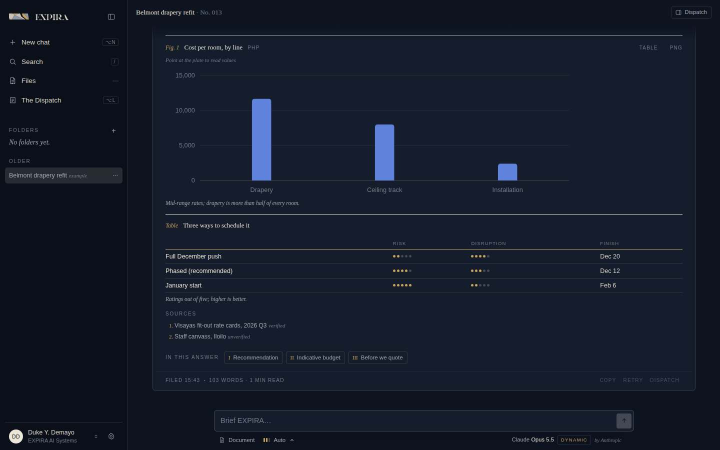
#> input picture expira-system/console/qa/audit/01_onload_dark.jpg, 1440 x 900 px, given in place of droplet_light_open_000.png, which was not available (shown at 1/2 size)
$ python strips.py
#> lines starting #> are read from the running program, lines starting #| are printed output that depends on the picture; pictures that were not available may be replaced by others from this repository, and a replacement may not be noted
# Assemble the exact pour frames from cast.js into filmstrips and slowed GIFs (Gate A).
# python3 expira-system/console/qa/lab/strips.py   (needs Pillow; reads and writes qa/out/lab/)
import os, glob
from PIL import Image, ImageDraw, ImageFont
D = os.path.join(os.path.dirname(__file__), '..', 'out', 'lab'); F = os.path.join(D, 'frames')
NAMES = {'droplet': 'A · Surface-tension droplet', 'inset': 'B · Inset bloom', 'slices': 'C · Seven-slice shell'}
def crop(k, th, ph, t):
#> called with k = 'droplet', th = 'light', ph = 'open', t = 0
    im = Image.open(os.path.join(F, f'{k}_{th}_{ph}_{t:03d}.png')).convert('RGB')
#> im is the input picture: PIL image 1440x900 RGB; mean R, G, B 21.1, 27.4, 42.8
    w, h = im.size; return im.crop((0, 40, min(w, 300), h))   # the menu sits bottom-left of each stage
#> after `w, h = im.size`: w = 1440; h = 900
#> after `return im.crop((0, 40, min(w, 300), h))`:
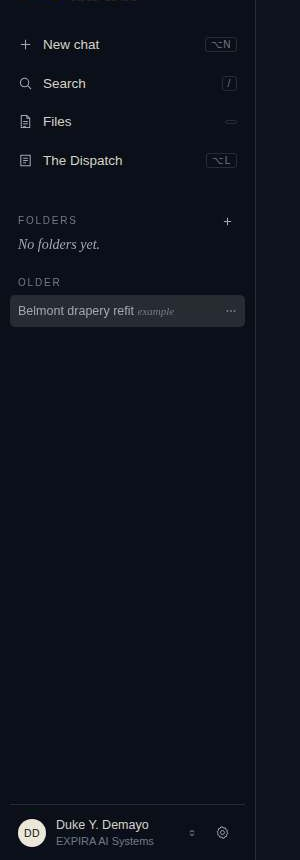
#> returned value: PIL image 300x860 RGB; mean R, G, B 15.1, 19.1, 30.7
try: FONT = ImageFont.truetype('/usr/share/fonts/truetype/dejavu/DejaVuSans.ttf', 13)
except Exception: FONT = ImageFont.load_default()
for k in NAMES:
    # filmstrip: light row and dark row; open frames then close frames
    OT, CT = [0, 20, 40, 60, 90, 120, 160, 220], [0, 40, 80, 140, 200, 280, 360]
    cols = [('open', t) for t in OT] + [('close', t) for t in CT]
    c0 = crop(k, 'light', 'open', 0); cw, ch = c0.size; s = .6; cw2, ch2 = int(cw * s), int(ch * s)
#> after `cw, ch = c0.size`: cw = 300; ch = 860
#> after `cw2, ch2 = (int(cw * s), int(ch * s))`: cw2 = 180; ch2 = 516
    strip = Image.new('RGB', (cw2 * len(cols) + 8 * len(cols), 2 * ch2 + 70), (250, 248, 243)); dr = ImageDraw.Draw(strip)
#> after `strip = Image.new('RGB', (cw2 * len(cols) + 8 * len(cols), 2 * ch2 + 7`:
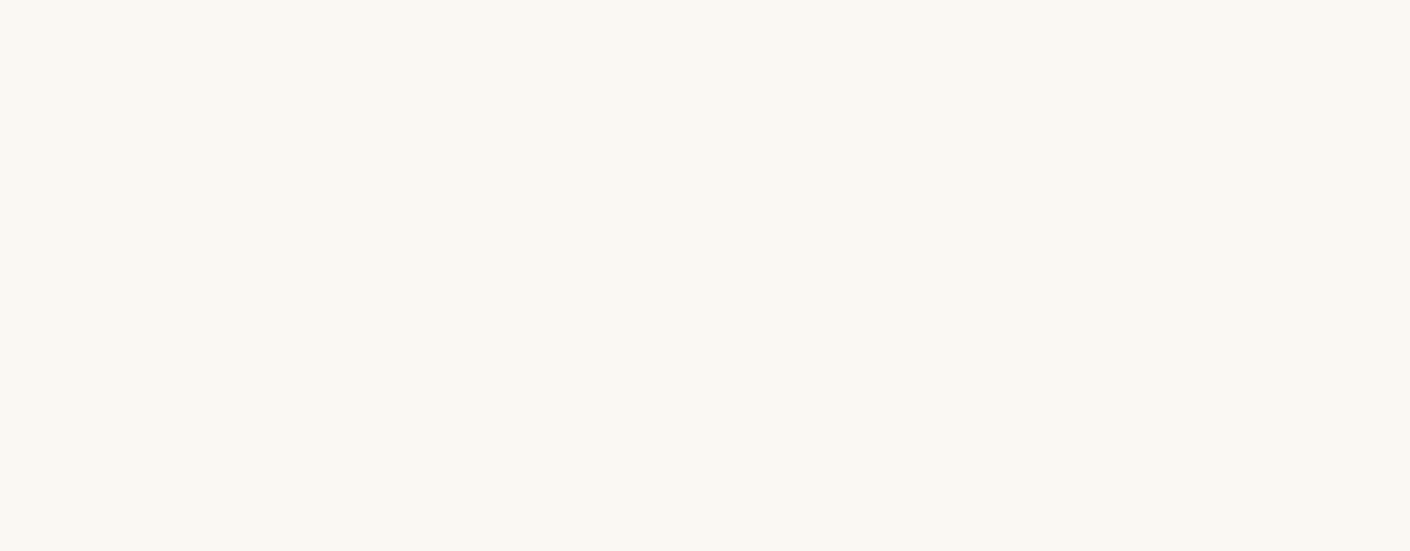
#> strip: PIL image 2820x1102 RGB (shown at 1/2 size); mean R, G, B 250, 248, 243
    dr.text((8, 6), NAMES[k] + '  ·  open (ms) → | close (ms) →  ·  top light, bottom dark', fill=(11, 26, 63), font=FONT)
    for i, (ph, t) in enumerate(cols):
        x = i * (cw2 + 8)
#> x = 0
        dr.text((x + 4, 28), f'{"open" if ph == "open" else "close"} {t}', fill=(101, 107, 120), font=FONT)
        for r, th in enumerate(['light', 'dark']):
            strip.paste(crop(k, th, ph, t).resize((cw2, ch2), Image.LANCZOS), (x, 48 + r * (ch2 + 10)))
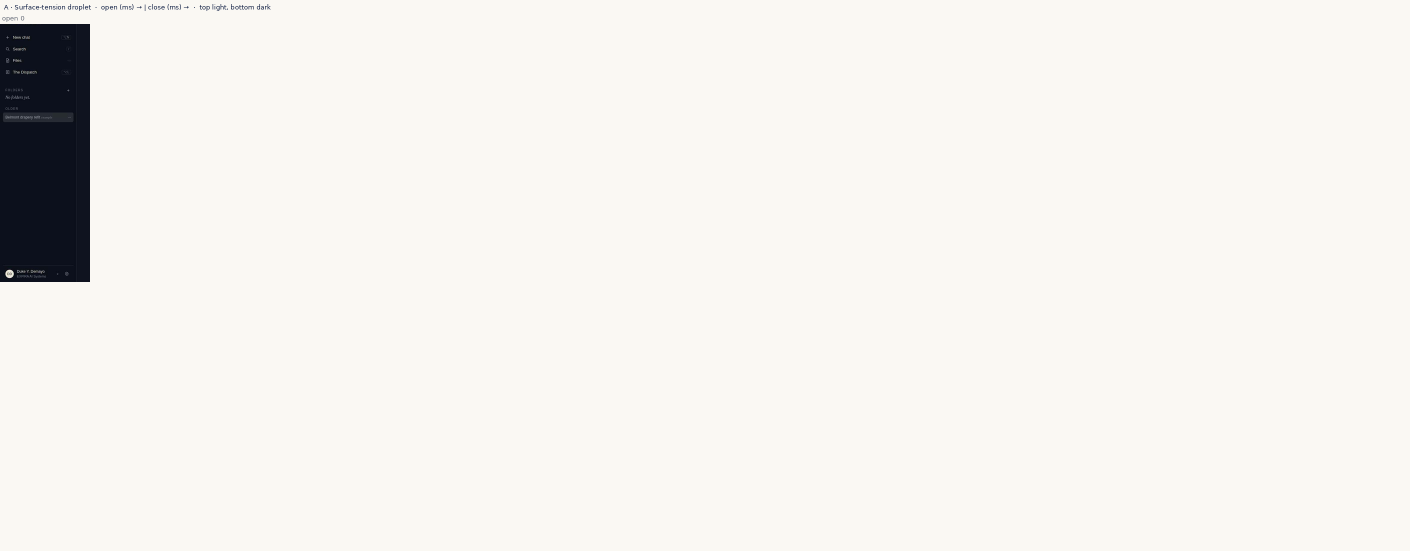
#> strip: PIL image 2820x1102 RGB (shown at 1/2 size); mean R, G, B 242.9, 241.1, 236.6
#> (the run stopped early here; a loop or call above may not have finished)
